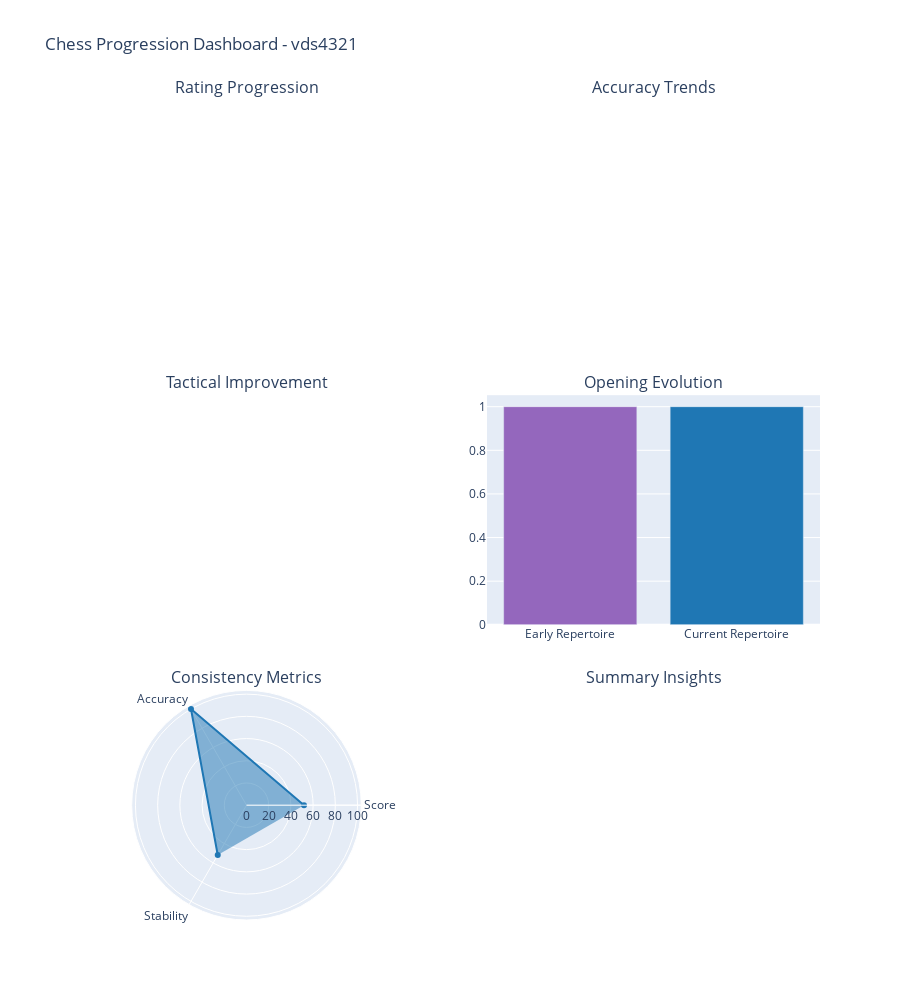

Notebook code for this chart:
### Markdown cell above
## Step 3: Comprehensive Progression Dashboard

Interactive dashboard showing all progression metrics.

### Code cell
if progression_data:
    print("📊 Creating comprehensive progression dashboard...")
    
    try:
        dashboard = progression_visualizer.create_comprehensive_dashboard(progression_data)
        dashboard.update_layout(title=f"Chess Progression Dashboard - {USERNAME}")
        dashboard.show()
        
        print("✅ Comprehensive progression dashboard created!")
        
    except Exception as e:
        print(f"⚠️ Error creating dashboard: {e}")
        
else:
    print("❌ No progression data available for dashboard")

### Figure 1 — Plotly figure (JSON) as saved in the notebook; plotly's stock layout.template omitted (floating-point values rounded to 4 significant figures)
{"data": [{"marker": {"color": ["#9467bd", "#1f77b4"]}, "name": "Repertoire Size", "type": "bar", "x": ["Early Repertoire", "Current Repertoire"], "xaxis": "x4", "y": [1, 1], "yaxis": "y4"}, {"fill": "toself", "line": {"color": "#1f77b4"}, "name": "Consistency", "r": [51.8, 100, 51.8], "subplot": "polar", "theta": ["Score", "Accuracy", "Stability"], "type": "scatterpolar"}], "layout": {"annotations": [{"font": {"size": 16}, "showarrow": false, "text": "Rating Progression", "x": 0.225, "xanchor": "center", "xref": "paper", "y": 1, "yanchor": "bottom", "yref": "paper"}, {"font": {"size": 16}, "showarrow": false, "text": "Accuracy Trends", "x": 0.775, "xanchor": "center", "xref": "paper", "y": 1, "yanchor": "bottom", "yref": "paper"}, {"font": {"size": 16}, "showarrow": false, "text": "Tactical Improvement", "x": 0.225, "xanchor": "center", "xref": "paper", "y": 0.64, "yanchor": "bottom", "yref": "paper"}, {"font": {"size": 16}, "showarrow": false, "text": "Opening Evolution", "x": 0.775, "xanchor": "center", "xref": "paper", "y": 0.64, "yanchor": "bottom", "yref": "paper"}, {"font": {"size": 16}, "showarrow": false, "text": "Consistency Metrics", "x": 0.225, "xanchor": "center", "xref": "paper", "y": 0.28, "yanchor": "bottom", "yref": "paper"}, {"font": {"size": 16}, "showarrow": false, "text": "Summary Insights", "x": 0.775, "xanchor": "center", "xref": "paper", "y": 0.28, "yanchor": "bottom", "yref": "paper"}], "height": 1000, "polar": {"domain": {"x": [0, 0.45], "y": [0, 0.28]}}, "showlegend": false, "title": {"text": "Chess Progression Dashboard - vds4321"}, "xaxis": {"anchor": "y", "domain": [0, 0.45]}, "xaxis2": {"anchor": "y2", "domain": [0.55, 1]}, "xaxis3": {"anchor": "y3", "domain": [0, 0.45]}, "xaxis4": {"anchor": "y4", "domain": [0.55, 1]}, "yaxis": {"anchor": "x", "domain": [0.72, 1]}, "yaxis2": {"anchor": "x2", "domain": [0.72, 1]}, "yaxis3": {"anchor": "x3", "domain": [0.36, 0.64]}, "yaxis4": {"anchor": "x4", "domain": [0.36, 0.64]}}}
